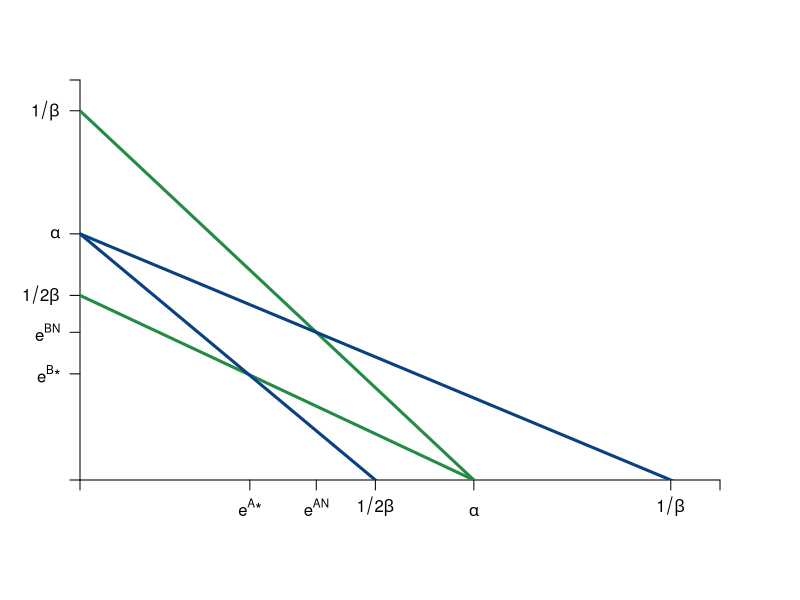

Write R code to recreate this figure. (Note: this script raises an error after producing the figure.)
require(shape)
pdf(file = "bfh-textbook/coordination_failures/coord_brfs_pe.pdf", width = 9, height = 7)

#Set parameters for graphics
axislabelsize <- 1.5
graphlinewidth <- 3

COL <- c("#7fc97f", "#beaed4", "#fdc086", "#ffff99", "#386cb0", "#f0027f", "#bf5b17", "#666666")
COLA <- c("#99d8c9","#66c2a4","#41ae76", "#238b45", "#005824")
COLB <- c("#4eb3d3", "#2b8cbe", "#0868ac","#084081")

par(mar =  c(6, 4, 4, 4))

uA <- function(ea, eb, alpha = 16, beta = 1/24) {
  alpha*(1 - beta*eb)*ea - 0.5*(ea)^2
}

uB <- function(ea, eb, alpha = 16, beta = 1/24) {
  alpha*(1 - beta*ea)*eb - 0.5*(eb)^2
}

brfB <- function(ea, alpha = 16, beta = 1/24) {
  alpha*(1 - beta*ea)
}

brfA <- function(ea, alpha = 16, beta = 1/24) {
  (alpha - ea)/(alpha * beta)
}

brfPEA <- function(ea, alpha = 16, beta = 1/12) {
  (alpha - ea)/(alpha * 2*beta)
}

brfPEB <- function(eb, alpha = 16, beta = 1/12) {
  alpha*(1 - beta*eb*2)
}

indiffeA <- function(ea, alpha = 16, beta = 1/24, uA = 46.08) {
  1/beta - (0.5*ea)/(alpha*beta) - uA/(alpha*beta*ea)
}



#Input into Wolfram Alpha: solve for x y = 1/b - (0.5*x)/(a*b) - u/(a*b*x)

# indiffAlowB <- function(eb, alpha = 16, beta = 1/24, uA = 46.08) {
#   0.5*(-sqrt((2*alpha*beta*eb - 2*alpha)^2 - 8*uA)) - 2*alpha*beta*eb + 2*alpha
# }
# 
# indiffAlow <- function(ea, alpha = 16, beta = 1/24, uA = 46.08) {
#   0.5*(-sqrt((2*alpha*beta*ea - 2*alpha)^2 - 8*uA)) - 2*alpha*beta*ea + 2*alpha
# }
# 
# indiffAgain <- function(ea, alpha = 16, beta = 1/24, uA = 46.08) {
#   (-2*alpha*ea +2*uA + ea^2 )/ ( 2 * alpha * beta * ea)
# }

xlims <- c(0, 26)
ylims <- c(0, 26)

npts <- 501 
x <- seq(xlims[1], xlims[2], length.out = npts)
y <- seq(ylims[1], ylims[2], length.out = npts) 
a <- c(46.08, 55, 64)
b <- c(46.08, 55, 64)


#B's value when at A's bliss point
#0.35*log(5.88) + 0.35*log(8.88) + 0.5*log(10 - 5.88) + 0.5*log(15 - 8.88) 

#B's bliss point x = 4.11765; y = 6.17647
#A's value when at A's bliss point
#0.5*log(4.11765) + 0.5*log(6.17647) + 0.35*log(10 - 4.11765) + 0.35*log(15 - 6.17647) 


plot(0, 0, xlim = xlims, ylim = ylims, type = "n",
     xlab = expression(paste("")),
     ylab = expression(paste("")), 
     xaxt = "n", 
     yaxt = "n", 
     cex.lab = axislabelsize, 
     bty = "n",
     xaxs="i", 
     yaxs="i")

# ticksy <- seq(from = 0, to = ylims[2], by = 2)
# ylabels <- seq(from = 0, to = ylims[2], by = 2)
# ticksx <- seq(from = 0, to = xlims[2], by = 2)
# xlabels <- seq(from = 0, to = xlims[2], by = 2)
ticksy <- c(0, 6.9, 12, 9.6, 16, 24, 26)
ylabels <- c(NA, expression(paste(e^B,"*")), expression(paste(1/2*beta)), expression(paste(e^{BN})), expression(paste(alpha)), expression(paste(1/beta)), NA)
ticksx <- c(0, 6.9, 12, 9.6, 16, 24, 26)
xlabels <- c(NA, expression(paste(e^A,"*")), expression(paste(1/2*beta)), expression(paste(e^{AN})), expression(paste(alpha)), expression(paste(1/beta)), NA)

axis(1, at = ticksx, pos = 0, labels = xlabels)
axis(2, at = ticksy, pos = 0, labels = ylabels, las = 1)

npts <- 500 
xx1 <- seq(xlims[1], xlims[2], length.out = npts)

lines(xx1, brfA(xx1, alpha = 16, beta = 1/24), col = COLA[4], lwd = graphlinewidth)
lines(xx1, brfB(xx1, alpha = 16, beta = 1/24), col = COLB[4], lwd = graphlinewidth)
lines(xx1, brfPEA(xx1, alpha = 16, beta = 1/24), col = COLA[4], lwd = graphlinewidth)
lines(xx1, brfPEB(xx1, alpha = 16, beta = 1/24), col = COLB[4], lwd = graphlinewidth)

segments(0, 9.6, 9.6, 9.6, lty = 2, col = "gray" , lwd = segmentlinewidth)
segments(9.6, 0, 9.6, 9.6, lty = 2, col = "gray" , lwd = segmentlinewidth)

segments(0, 6.9, 6.9, 6.9, lty = 2, col = "gray" , lwd = segmentlinewidth)
segments(6.9, 0, 6.9, 6.9, lty = 2, col = "gray" , lwd = segmentlinewidth)

mtext(expression(paste("A's effort,", e^A)), side=1, line = 2.5, cex = axislabelsize)
text(-2, 18, expression(paste("B's effort,", e^B)), xpd = TRUE, cex = axislabelsize, srt = 90) 

#segments(4.11765, 6.17647, 5.88, 8.88, lty = 1, col = COL[2] , lwd = graphlinewidth)
#text(7.3, 3, expression("Pareto Efficient"))
#text(7.3, 2.5, expression("Curve"))
#Arrows(7.3, 3.5, 7.3, 6.1, col = "black", lty = 1, lwd = 2, arr.type = "triangle", arr.lwd = 0.5)

#Label the iso-welfare functions for the HG, Aisha
# text(3.8, 1.5, expression(u[1]^A))
# text(4.6, 1.5, expression(u[2]^A))
# text(5.5, 1.5, expression(u[3]^A))
#text(6.6, 8.3, expression(u[4]^A))

#Label the indifference curves for the HG, Betty
# text(7.6, 17, expression(u[1]^B))
# text(6.75, 17, expression(u[2]^B))
# text(6, 17, expression(u[3]^B))
#text(3.4, 6.9, expression(v[4]^B))

#Label point i. 
points(9.6, 9.6, pch = 16, col = "black", cex = 1.5)
text(12, 10.1, expression(paste("Nash Equilibrium")))
text(9.2, 9.2, expression(paste("n")))

#Annotate Pareto Efficient Curve and relevant points
# segments(8, 6, 6, 8, lty = 1, col = COL[2] , lwd = graphlinewidth)
# points(6, 8, pch = 16, col = "black", cex = 1.5)
# text(6, 8.5, expression(paste("g")))
# 
points(6.9, 6.9, pch = 16, col = "black", cex = 1.5)
text(7.1, 7.5, expression(paste("i")))
# 
# points(7, 7, pch = 16, col = "black", cex = 1.5)
# text(8, 6.5, expression(paste("f")))

#points(5.84, 8.77, pch = 16, col = "black", cex = 1.5)

#B's brf
text(22, 7, expression(paste("B's best response")))
text(22, 6.25, expression(paste("function")))
Arrows(22, 5.75, 22, 2.25, col = "black", lty = 1, lwd = 2, arr.type = "triangle", arr.lwd = 0.5)

#A's brf
text(4, 24, expression(paste("A's best response")))
text(4, 23.25, expression(paste("function")))
Arrows(4, 22.5, 4, 19, col = "black", lty = 1, lwd = 2, arr.type = "triangle", arr.lwd = 0.5)

#B's PE Response
text(2.5, 5, expression(paste("B's PE response")))
Arrows(7, 1.5, 10.25, 1.5, col = "black", lty = 1, lwd = 2, arr.type = "triangle", arr.lwd = 0.5)

#A's PE Response
text(4.5, 1.5, expression(paste("B's PE response")))
Arrows(3, 5.5, 3, 8.75, col = "black", lty = 1, lwd = 2, arr.type = "triangle", arr.lwd = 0.5) 
# #Use the same x and ylims as previously, but with locations switched
# xlims2 <- c(18, 0)
# ylims2 <- c(18, 0)

#Leave the ylab and xlab blank to ensure no axes titles
# plot(0, 0, xlim = xlims2, ylim = ylims2, type = "n",
#      xlab = expression(paste("")),
#      ylab = expression(paste("")),
#      xaxt = "n", 
#      yaxt = "n", 
#      cex.lab = 1.3, 
#      bty = "n",
#      xaxs="i", 
#      yaxs="i")
# 
# 
# lines(xx1, indiffAlow(xx1, uA = 46.08, alpha = 16, beta = 1/24), col = COL[2], lwd = graphlinewidth)


#Set up axes at sides 3 and 4 (top and right)
# axis(side = 3, at = ticksx, pos = 0, labels = xlabels)
# axis(side = 4, at = ticksy, pos = 0, labels = ylabels, las = 0)
# mtext("B's Apples, x", side=3, line = 2.5, cex = axislabelsize)
# text(-0.8, 7, expression(paste("B's Oranges, y")), xpd = TRUE, cex = axislabelsize, srt = 270) 
# 
# #Add arrows:
# arrows(-0.8, 10, -0.8, 14, xpd = TRUE, length=0.1,angle=40,lwd=3)
# arrows(6.2, -1.8, 9, -1.8, xpd = TRUE, length=0.1,angle=40,lwd=3)
# 

#Customize ticks and labels for the plot
#ticksy <- seq(from = 0, to = 15, by = 1)
#ylabels <- seq(from = 0, to = 15, by = 1)
#ticksx <- seq(from = 0, to = 10, by = 1)
#xlabels <- seq(from = 0, to = 10, by = 1)
#axis(1, at = ticksx, pos = 0, labels = xlabels)
#axis(2, at = ticksy, pos = 0, labels = ylabels, las = 0)

dev.off()
